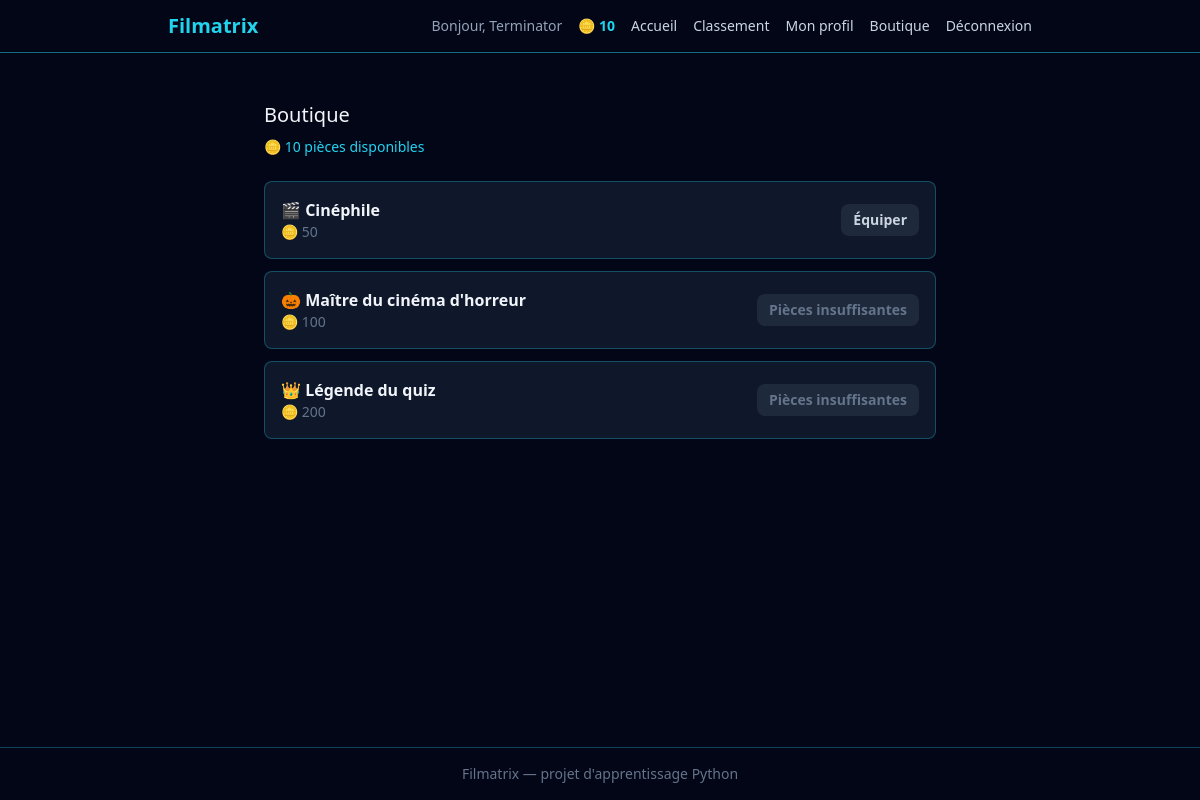
The app's page /boutique (signed in), older data.
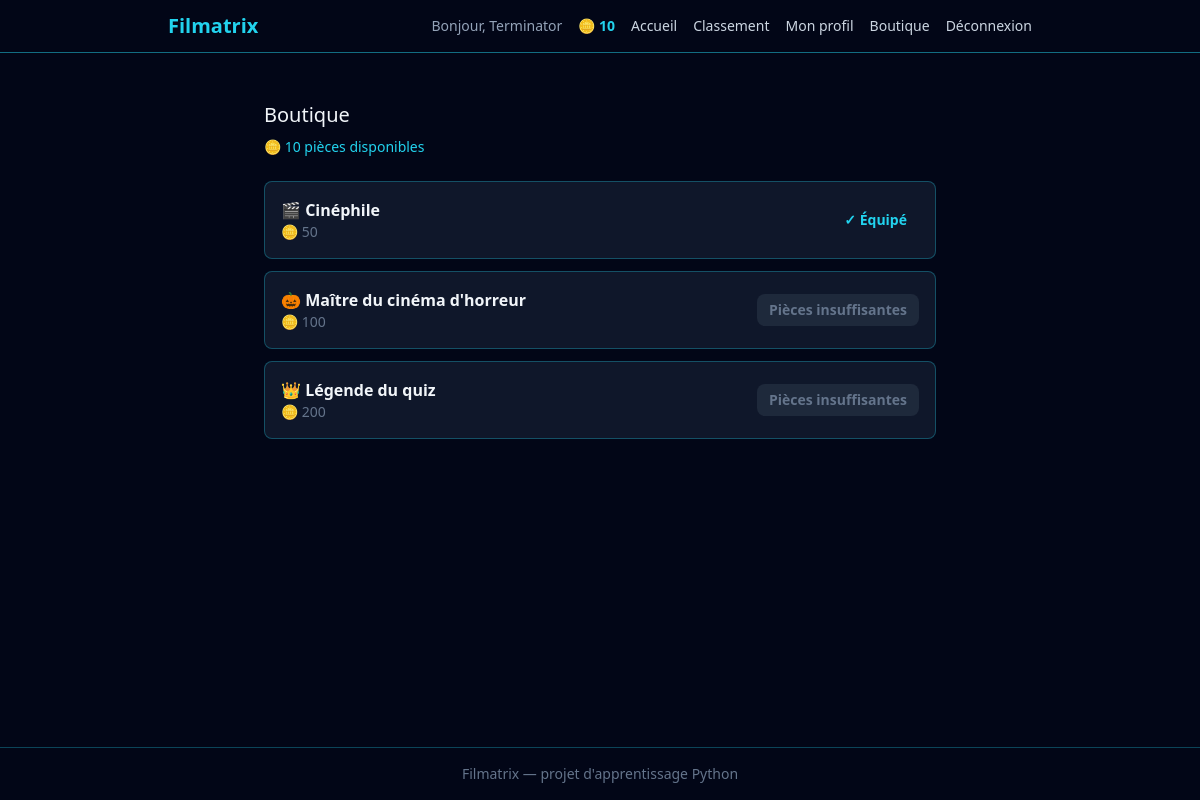
The same page, newer data.
### src/models.py (models this page shows, shortened)
class User(db.Model, UserMixin):
    __tablename__ = "users"
    id = db.Column(db.Integer, primary_key=True)
    username = db.Column(db.String(50), unique=True, nullable=False)
    email = db.Column(db.String(120), unique=True, nullable=False)
    password_hash = db.Column(db.String(255), nullable=False)
    total_xp = db.Column(db.Integer, nullable=False, default=0)
    coins = db.Column(db.Integer, nullable=False, default=0)
    equipped_title = db.Column(db.String(50), nullable=True)

### app.py (the view)
    @app.route("/boutique")
    @login_required
    def shop() -> str:
        shop_titles = []
        for code, info in TITLES.items():
            shop_titles.append(
                {
                    "code": code,
                    "name": info["name"],
                    "price": info["price"],
                    "owned": owns_title(current_user, code),
                    "affordable": current_user.coins >= info["price"],
                }
            )
        return render_template("boutique.html", shop_titles=shop_titles)

### src/shop.py (called while the page is built)
def owns_title(user, title_code: str) -> bool:
    return any(title.title_code == title_code for title in user.titles)

### templates/boutique.html
{% extends "base.html" %}
{% block content %}
<div class="max-w-2xl mx-auto mt-8">
    <h2 class="text-xl mb-2">Boutique</h2>
    <p class="text-cyan-400 text-sm mb-6">🪙 {{ current_user.coins }} pièces disponibles</p>
    <div class="flex flex-col gap-3">
        {% for title in shop_titles %}
        <div class="flex items-center justify-between bg-slate-900 border border-cyan-400/30 rounded-lg px-4 py-4">
            <div>
                <p class="font-bold">{{ title.name }}</p>
                <p class="text-sm text-slate-500">🪙 {{ title.price }}</p>
            </div>
            {% if title.owned %}
                {% if current_user.equipped_title == title.code %}
                    <span class="text-cyan-400 text-sm font-bold px-3 py-1.5">✓ Équipé</span>
                {% else %}
                    <form method="POST" action="{{ url_for('equip_title', title_code=title.code) }}">
                        <button type="submit" class="bg-slate-800 hover:bg-slate-700 text-slate-300 text-sm font-bold px-3 py-1.5 rounded-lg transition">
                            Équiper
                        </button>
                    </form>
                {% endif %}
            {% elif not title.affordable %}
                <button disabled class="bg-slate-800 text-slate-500 text-sm font-bold px-3 py-1.5 rounded-lg cursor-not-allowed">
                    Pièces insuffisantes
                </button>
            {% else %}
                <form method="POST" action="{{ url_for('buy_title', title_code=title.code) }}">
                    <button type="submit" class="bg-cyan-400 hover:bg-cyan-300 text-slate-950 font-bold px-3 py-1.5 rounded-lg transition">
                        Acheter
                    </button>
                </form>
            {% endif %}
        </div>
        {% endfor %}
    </div>
</div>
{% endblock %}

### templates/base.html (shortened to what this page needs)
<!DOCTYPE html>
<html lang="fr">
<head>
    <link rel="stylesheet" href="{{ url_for('static', filename='css/output.css') }}">
</head>
<body class="bg-slate-950 text-slate-100 min-h-screen flex flex-col">
    <header class="border-b border-cyan-400/50">
    <nav class="max-w-4xl mx-auto px-4 py-3">
        <div class="flex items-center justify-between">
            <a href="{{ url_for('home') }}" class="text-xl font-bold text-cyan-400">
                Filmatrix
            </a>
            <div class="flex items-center gap-4">
                {% if current_user.is_authenticated %}
                    <span class="text-slate-400 text-sm">Bonjour, {{ current_user.username }}</span>
                    <span class="text-cyan-400 text-sm font-bold flex items-center gap-1">
                         🪙 {{ current_user.coins }}
                    </span>
                {% endif %}
                <div class="hidden md:flex items-center gap-4 text-sm">
                    <a href="{{ url_for('home') }}" class="text-slate-300 hover:text-cyan-400 transition">Accueil</a>
                    <a href="{{ url_for('leaderboard') }}" class="text-slate-300 hover:text-cyan-400 transition">Classement</a>
                    {% if current_user.is_authenticated %}
                        <a href="{{ url_for('profile') }}" class="text-slate-300 hover:text-cyan-400 transition">Mon profil</a>
                        <a href="{{ url_for('shop') }}" class="text-slate-300 hover:text-cyan-400 transition">Boutique</a>
                        <a href="{{ url_for('logout') }}" class="text-slate-300 hover:text-cyan-400 transition">Déconnexion</a>
                    {% else %}
                        <a href="{{ url_for('login') }}" class="text-slate-300 hover:text-cyan-400 transition">Connexion</a>
                        <a href="{{ url_for('register') }}" class="bg-cyan-400 hover:bg-cyan-300 text-slate-950 font-bold px-3 py-1.5 rounded-lg transition">Inscription</a>
                    {% endif %}
                </div>
            </div>
        </div>
    </nav>
</header>
    <main class="flex-1 p-4">
        {% block content %}{% endblock %}
    </main>
    <footer class="border-t border-cyan-400/30 text-center text-slate-500 text-sm py-4">
        Filmatrix — projet d'apprentissage Python
    </footer>
</body>
</html>

Row changes from the older to the newer data that the page shows:
changed User "Terminator": equipped_title empty → "cinephile" (drawn)
Text that changed along with them:
list line gone: "Équiper"
new list line: "✓ Équipé"
